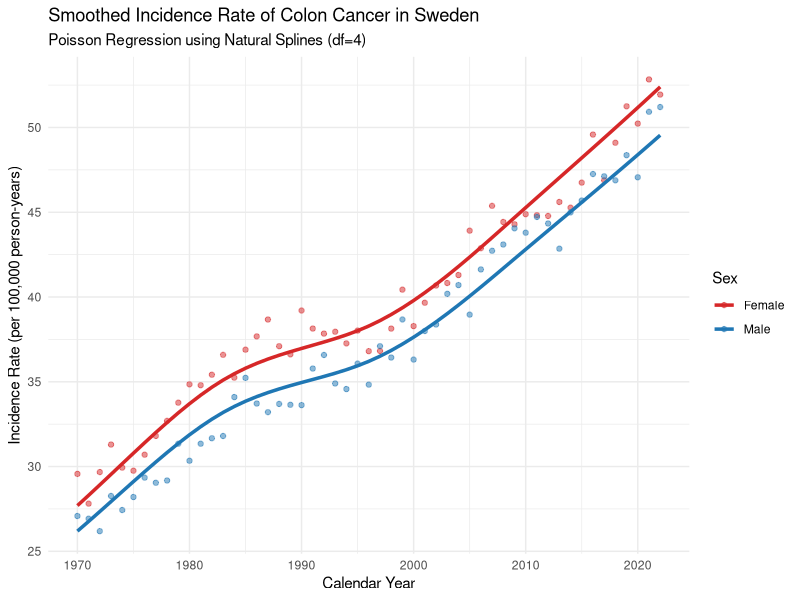
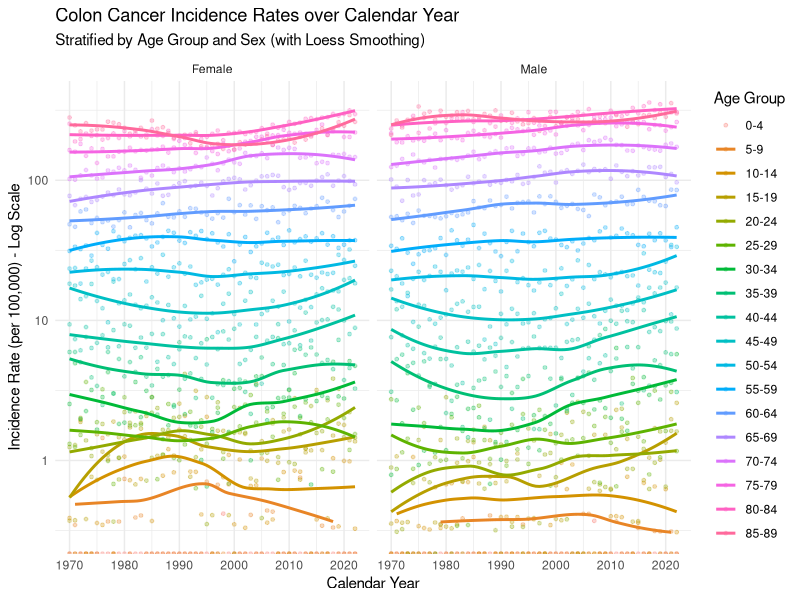
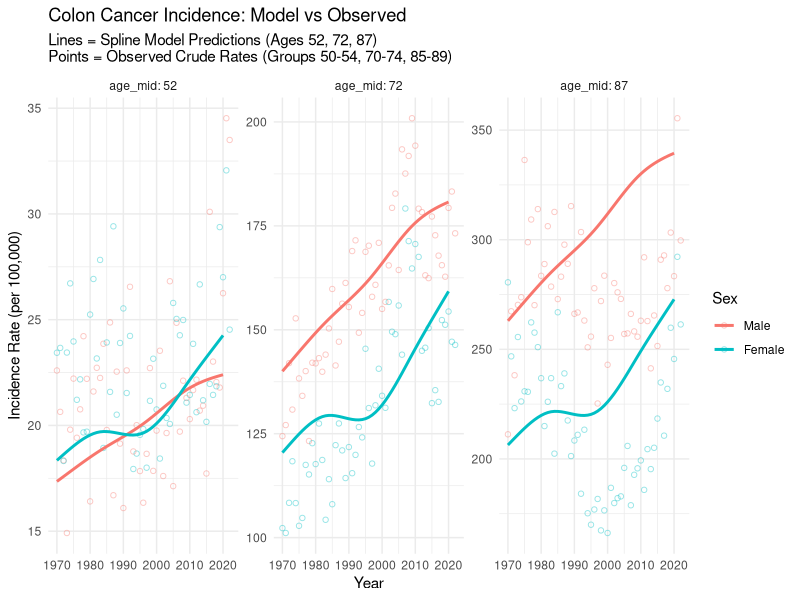
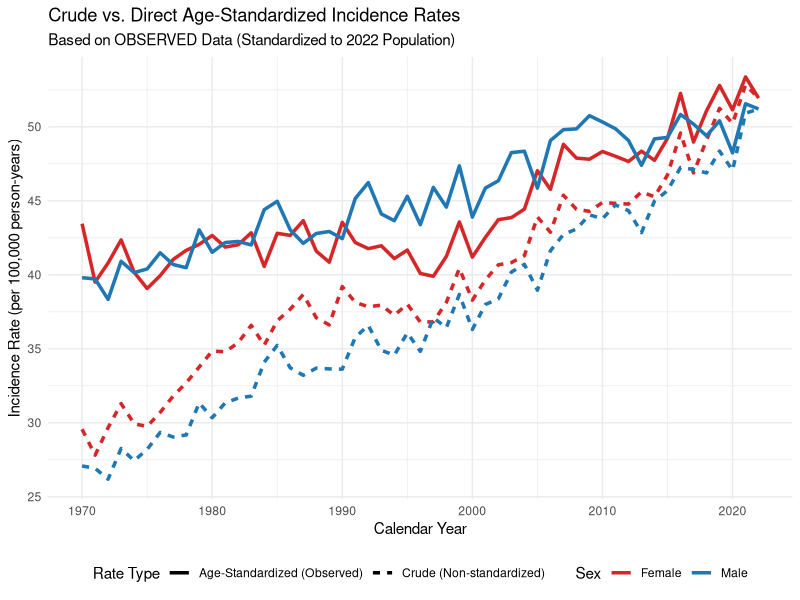
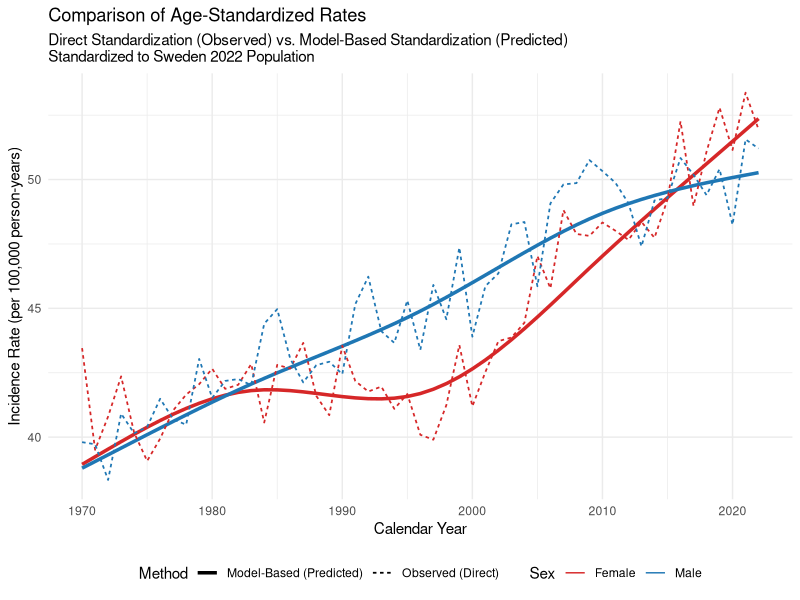

Write R code to recreate these figures, in order.
## ---- chunk 1
library(tidyverse)
library(splines)
df_cases <- read_tsv("cases-1.tsv")
df_pop   <- read_tsv("population-1.tsv")
## ---- chunk 2
df_merged <- inner_join(df_cases, df_pop, by = c("year", "sex", "agegroup"))

# --- (Aggregation) ---
df_model_data <- df_merged %>%
  group_by(year, sex) %>%
  summarise(
    total_cases = sum(n, na.rm = TRUE),       
    total_pop   = sum(n_pop, na.rm = TRUE),  
    .groups = "drop"
  ) %>%
  mutate(sex = as.factor(sex)) 

# --- Poisson Regression ---
model_smooth <- glm(total_cases ~ ns(year, df = 4) + sex + offset(log(total_pop)),
                    family = poisson(link = "log"),
                    data = df_model_data)


summary(model_smooth)

# --- Visualization (Generate smooth curves) ---

# 1. Create a prediction dataset
# We create a new data frame and fix the total pop at 100,000
# The result predicted in this way is directly "the incidence rate per 100,000 people".
pred_data <- df_model_data %>%
  select(year, sex) %>%
  mutate(total_pop = 100000)

# 2. Calculate the predicted value (Predicted Rates)
pred_data$fitted_rate <- predict(model_smooth, newdata = pred_data, type = "response")

# 3. Calculate the crude incidence rate of the original data(Crude Rates) For comparison
df_model_data <- df_model_data %>%
  mutate(crude_rate = (total_cases / total_pop) * 100000)

df_model_data$sex <- as.factor(df_model_data$sex)
pred_data$sex     <- as.factor(pred_data$sex)

# plot
ggplot() +
  geom_point(data = df_model_data, 
             aes(x = year, y = crude_rate, color = sex), 
             alpha = 0.5) +
  geom_line(data = pred_data, 
            aes(x = year, y = fitted_rate, color = sex), 
            linewidth = 1.2) +
  scale_color_manual(values = c("Male" = "#1f77b4", "Female" = "#d62728"),
                     ) +
  labs(
    title = "Smoothed Incidence Rate of Colon Cancer in Sweden",
    subtitle = "Poisson Regression using Natural Splines (df=4)",
    y = "Incidence Rate (per 100,000 person-years)",
    x = "Calendar Year",
    color = "Sex"
  ) +
  theme_minimal()
## ---- chunk 3
# Create a specific dataframe for the years 1970 and 2020
target_data <- data.frame(
  year = c(1970, 1970, 2020, 2020),
  sex = as.factor(c("Male", "Female", "Male", "Female")), #
  total_pop = 100000
)

# Predict the rates
target_data$predicted_rate <- predict(model_smooth, newdata = target_data, type = "response")

# Display the results
print(target_data)
## ---- chunk 4
library(ggplot2)
library(dplyr)
age_order <- c(
  "0-4", "5-9", "10-14", "15-19", "20-24", "25-29", "30-34", "35-39",
  "40-44", "45-49", "50-54", "55-59", "60-64", "65-69", "70-74",
  "75-79", "80-84", "85-89"
)

# Prepare the data
df_plot <- df_merged %>%
  mutate(incidence_rate = (n / n_pop) * 100000) %>%
mutate(agegroup = factor(agegroup, levels = age_order))

# Create the Graph
ggplot(df_plot, aes(x = year, y = incidence_rate, color = agegroup, group = agegroup)) +
  geom_point(alpha = 0.3, size = 1) + 
  geom_smooth(method = "loess", se = FALSE, linewidth = 1) + 
  facet_wrap(~ sex) + 
  
  scale_y_log10() + 
  labs(
    title = "Colon Cancer Incidence Rates over Calendar Year",
    subtitle = "Stratified by Age Group and Sex (with Loess Smoothing)",
    x = "Calendar Year",
    y = "Incidence Rate (per 100,000) - Log Scale",
    color = "Age Group"
  ) +
  theme_minimal()
## ---- chunk 5
library(splines)
library(dplyr)

# --- Fit the Interaction Model ---
model_interaction <- glm(n ~ ns(year, df = 4) * sex + ns(year, df = 4) * agegroup + offset(log(n_pop)),
                         family = poisson(link = "log"),
                         data = df_merged,
                         control = list(maxit = 2000))

# --- Create a Prediction Dataset ---
target_data <- data.frame(
  year = c(1970, 1970, 2020, 2020),
  sex = as.factor(c("Male", "Female", "Male", "Female")),
  agegroup = "70-74", 
  n_pop = 100000
)

# --- Calculate the Predicted Rates ---
target_data$predicted_rate <- predict(model_interaction, newdata = target_data, type = "response")
install.packages("xtable")
library(xtable)
# --- View the Answer ---
xtable(target_data)
## ---- chunk 6
library(dplyr)
library(stringr)
library(splines)

df_q11 <- df_merged %>%
  mutate(
    lower_bound = as.numeric(str_extract(agegroup, "^[0-9]+")),
    age_mid = lower_bound + 2
  )
## ---- chunk 7
# ns(year, df = 4) * sex + ns(age_mid, df = 4) * sex
model_spline_age <- glm(n ~ ns(year, df = 4) * sex + ns(age_mid, df = 4) * sex + offset(log(n_pop)),
                        family = poisson(link = "log"),
                        data = df_q11)

## ---- chunk 8
# --- A. Predict data (Lines) ---
# at 52, 72, 87 year-old
pred_data <- expand.grid(
  year = 1970:2020,
  sex = unique(df_q11$sex),
  age_mid = c(52, 72, 87),
  n_pop = 100000
)

pred_data$fitted_rate <- predict(model_spline_age, newdata = pred_data, type = "response")

# --- B. observation data (Points) ---
obs_data <- df_q11 %>%
  filter(agegroup %in% c("50-54", "70-74", "85-89")) %>%
  mutate(
    obs_rate = (n / n_pop) * 100000,
    target_age = case_when(
      agegroup == "50-54" ~ 52,
      agegroup == "70-74" ~ 72,
      agegroup == "85-89" ~ 87 
    )
  )
## ---- chunk 9
library(ggplot2)

ggplot() +
  geom_point(data = obs_data, 
             aes(x = year, y = obs_rate, color = sex), 
             alpha = 0.4, shape = 1) +
  
  geom_line(data = pred_data, 
            aes(x = year, y = fitted_rate, color = sex), 
            linewidth = 1) +
  facet_wrap(~ age_mid, scales = "free_y", labeller = label_both) +
  labs(
    title = "Colon Cancer Incidence: Model vs Observed",
    subtitle = "Lines = Spline Model Predictions (Ages 52, 72, 87)\nPoints = Observed Crude Rates (Groups 50-54, 70-74, 85-89)",
    y = "Incidence Rate (per 100,000)",
    x = "Year",
    color = "Sex"
  ) +
  theme_minimal()
## ---- chunk 10
library(dplyr)
library(ggplot2)

# --- Step 1: Define the Standard Population (2022) ---
std_pop_2022 <- df_q11 %>%
  filter(year == 2022) %>%
  select(sex, age_mid, std_pop = n_pop)

# --- Step 2: Calculate Observed Age-Specific Rates---
df_observed_rates <- df_q11 %>%
  mutate(obs_rate_per_person = n / n_pop)

# --- Step 3: Calculate Age-Standardized Rates (ASR) ---
# Formula: Sum(Observed_Rate_age_i * Pop_std_age_i) / Total_std_pop
df_standardized <- df_observed_rates %>%
  left_join(std_pop_2022, by = c("sex", "age_mid")) %>%
  group_by(year, sex) %>%
  summarise(
    expected_cases = sum(obs_rate_per_person * std_pop),
    total_std_pop = sum(std_pop),
    .groups = "drop"
  ) %>%
  mutate(
    rate = (expected_cases / total_std_pop) * 100000,
    type = "Age-Standardized (Observed)" 
  ) %>%
  select(year, sex, rate, type)

# --- Step 4: Calculate Crude Rates (for Comparison) ---
df_crude <- df_q11 %>%
  group_by(year, sex) %>%
  summarise(
    total_cases = sum(n),
    total_pop = sum(n_pop),
    .groups = "drop"
  ) %>%
  mutate(
    rate = (total_cases / total_pop) * 100000,
    type = "Crude (Non-standardized)"
  ) %>%
  select(year, sex, rate, type)

# --- Step 5: Combine and Plot ---
df_final_plot <- bind_rows(df_standardized, df_crude)

# Create the comparison graph
ggplot(df_final_plot, aes(x = year, y = rate, color = sex, linetype = type)) +
  geom_line(linewidth = 1.2) +
  scale_color_manual(values = c("Male" = "#1f77b4", "Female" = "#d62728")) +
  labs(
    title = "Crude vs. Direct Age-Standardized Incidence Rates",
    subtitle = "Based on OBSERVED Data (Standardized to 2022 Population)",
    y = "Incidence Rate (per 100,000 person-years)",
    x = "Calendar Year",
    color = "Sex",
    linetype = "Rate Type"
  ) +
  theme_minimal() +
  theme(legend.position = "bottom")
## ---- chunk 11
library(dplyr)
library(ggplot2)

# ==============================================================================
# Step 1: Define the Standard Population Weights (Year 2022)
std_pop_weights <- df_q11 %>%
  filter(year == 2022) %>%
  select(sex, age_mid, std_weight = n_pop)

# ==============================================================================
# Step 2: Method A - Direct Standardization of OBSERVED Rates (from Q12)
df_asr_observed <- df_q11 %>%
  mutate(raw_rate = n / n_pop) %>%
  left_join(std_pop_weights, by = c("sex", "age_mid")) %>%
  group_by(year, sex) %>%
  summarise(
    weighted_sum = sum(raw_rate * std_weight),
    total_weight = sum(std_weight),
    .groups = "drop"
  ) %>%
  mutate(
    rate = (weighted_sum / total_weight) * 100000,
    method = "Observed (Direct)" # Label for the plot
  )

# Step 3: Method B - Standardization of MODEL PREDICTED Rates (The Q13 Task)

pred_grid <- expand.grid(
  year = 1970:2022,
  age_mid = unique(df_q11$age_mid),
  sex = unique(df_q11$sex),
  n_pop = 100000 # Arbitrary population base to calculate the rate
)
pred_grid$pred_count <- predict(model_spline_age, newdata = pred_grid, type = "response")
pred_grid$pred_rate_per_person <- pred_grid$pred_count / 100000
df_asr_model <- pred_grid %>%
  left_join(std_pop_weights, by = c("sex", "age_mid")) %>%
  group_by(year, sex) %>%
  summarise(
    weighted_sum = sum(pred_rate_per_person * std_weight),
    total_weight = sum(std_weight),
    .groups = "drop"
  ) %>%
  mutate(
    rate = (weighted_sum / total_weight) * 100000,
    method = "Model-Based (Predicted)" 
  )

# Step 4: Combine and Plot the Comparison
df_comparison <- bind_rows(df_asr_observed, df_asr_model)
ggplot(df_comparison, aes(x = year, y = rate, color = sex, linetype = method)) +
  geom_line(aes(linewidth = method)) + 
  scale_color_manual(values = c("Male" = "#1f77b4", "Female" = "#d62728")) +
  scale_linewidth_manual(values = c("Observed (Direct)" = 0.6, "Model-Based (Predicted)" = 1.2)) +
  
  labs(
    title = "Comparison of Age-Standardized Rates",
    subtitle = "Direct Standardization (Observed) vs. Model-Based Standardization (Predicted)\nStandardized to Sweden 2022 Population",
    y = "Incidence Rate (per 100,000 person-years)",
    x = "Calendar Year",
    color = "Sex",
    linetype = "Method",
    linewidth = "Method"
  ) +
  theme_minimal() +
  theme(legend.position = "bottom")
